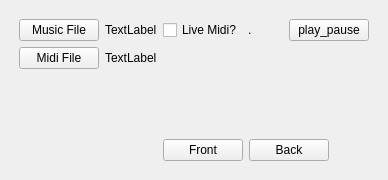
<?xml version="1.0" encoding="UTF-8"?>
<ui version="4.0">
 <class>MainWindow</class>
 <widget class="QMainWindow" name="MainWindow">
  <property name="geometry">
   <rect>
    <x>0</x>
    <y>0</y>
    <width>380</width>
    <height>180</height>
   </rect>
  </property>
  <property name="windowTitle">
   <string>MainWindow</string>
  </property>
  <property name="styleSheet">
   <string notr="true"/>
  </property>
  <widget class="QWidget" name="main">
   <property name="sizePolicy">
    <sizepolicy hsizetype="Minimum" vsizetype="Minimum">
     <horstretch>0</horstretch>
     <verstretch>0</verstretch>
    </sizepolicy>
   </property>
   <layout class="QVBoxLayout" name="verticalLayout">
    <item>
     <layout class="QVBoxLayout" name="vertical_layout">
      <item>
       <layout class="QHBoxLayout" name="horizontal_layout">
        <property name="leftMargin">
         <number>10</number>
        </property>
        <property name="topMargin">
         <number>10</number>
        </property>
        <property name="rightMargin">
         <number>10</number>
        </property>
        <property name="bottomMargin">
         <number>10</number>
        </property>
        <item>
         <layout class="QFormLayout" name="form_layout">
          <item row="1" column="0">
           <widget class="QPushButton" name="select_midi_file_button">
            <property name="text">
             <string>Midi File</string>
            </property>
           </widget>
          </item>
          <item row="0" column="0">
           <widget class="QPushButton" name="select_music_file_button">
            <property name="text">
             <string>Music File</string>
            </property>
           </widget>
          </item>
          <item row="0" column="1">
           <widget class="QLabel" name="music_filename_label">
            <property name="text">
             <string>TextLabel</string>
            </property>
           </widget>
          </item>
          <item row="1" column="1">
           <widget class="QLabel" name="midi_filename_label">
            <property name="text">
             <string>TextLabel</string>
            </property>
           </widget>
          </item>
         </layout>
        </item>
        <item>
         <layout class="QVBoxLayout" name="controls_layout">
          <item>
           <layout class="QHBoxLayout" name="sub_controls_layout">
            <item>
             <widget class="QCheckBox" name="live_checkbox">
              <property name="text">
               <string>Live Midi?</string>
              </property>
             </widget>
            </item>
            <item>
             <widget class="QLabel" name="midi_indicator_label">
              <property name="text">
               <string>.</string>
              </property>
             </widget>
            </item>
            <item>
             <widget class="QPushButton" name="play_pause_button">
              <property name="text">
               <string>play_pause</string>
              </property>
             </widget>
            </item>
           </layout>
          </item>
          <item>
           <spacer name="verticalSpacer">
            <property name="orientation">
             <enum>Qt::Vertical</enum>
            </property>
            <property name="sizeHint" stdset="0">
             <size>
              <width>20</width>
              <height>40</height>
             </size>
            </property>
           </spacer>
          </item>
          <item>
           <layout class="QHBoxLayout" name="viz_controls_layout">
            <item>
             <widget class="QPushButton" name="front_button">
              <property name="sizePolicy">
               <sizepolicy hsizetype="Fixed" vsizetype="Fixed">
                <horstretch>0</horstretch>
                <verstretch>0</verstretch>
               </sizepolicy>
              </property>
              <property name="text">
               <string>Front</string>
              </property>
             </widget>
            </item>
            <item>
             <widget class="QPushButton" name="back_button">
              <property name="sizePolicy">
               <sizepolicy hsizetype="Fixed" vsizetype="Fixed">
                <horstretch>0</horstretch>
                <verstretch>0</verstretch>
               </sizepolicy>
              </property>
              <property name="text">
               <string>Back</string>
              </property>
             </widget>
            </item>
            <item>
             <spacer name="horizontalSpacer">
              <property name="orientation">
               <enum>Qt::Horizontal</enum>
              </property>
              <property name="sizeHint" stdset="0">
               <size>
                <width>40</width>
                <height>20</height>
               </size>
              </property>
             </spacer>
            </item>
           </layout>
          </item>
         </layout>
        </item>
       </layout>
      </item>
     </layout>
    </item>
   </layout>
  </widget>
 </widget>
 <resources/>
 <connections/>
</ui>
